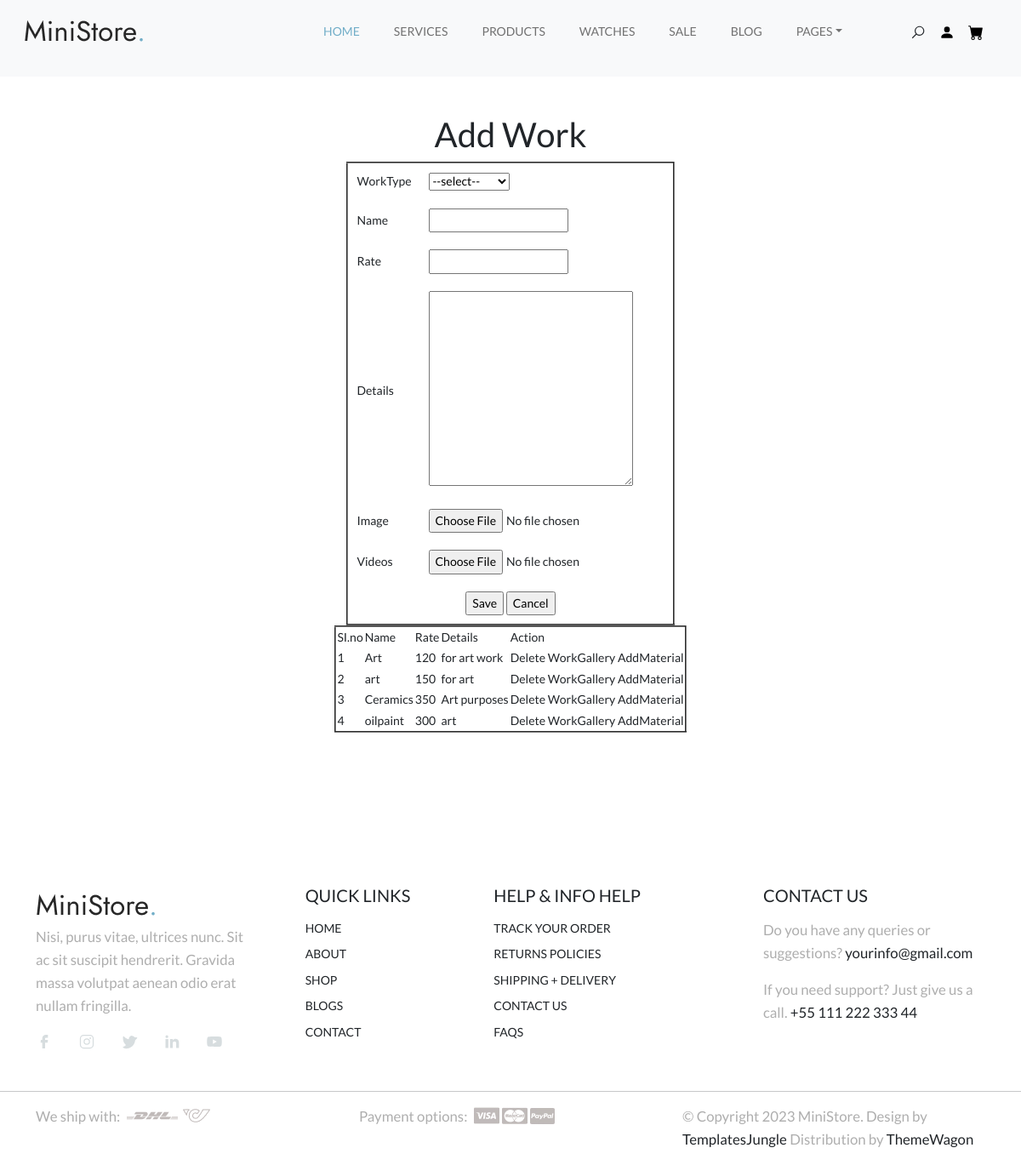
Page /Seller/AddWork/ (signed in) on the committed database.
### Seller/models.py (models this page shows)
class tbl_work(models.Model):
    name=models.CharField(max_length=50)
    rate=models.CharField(max_length=50)
    details=models.CharField(max_length=50)
    image=models.FileField(upload_to="MemberDocs/")
    video=models.FileField(upload_to="MemberDocs")
    seller=models.ForeignKey(tbl_seller,on_delete=models.CASCADE)
    worktype=models.ForeignKey(tbl_worktype,on_delete=models.CASCADE)

### Seller/views.py (the view)
# urls.py: path('AddWork/',views.addwork,name="AddWork"),
def addwork(request):
    sdata=tbl_seller.objects.get(id=request.session['sid'])
    worktypedata=tbl_worktype.objects.all()
    workdata=tbl_work.objects.filter(seller=sdata)
    if request.method=="POST":
        wdata=tbl_worktype.objects.get(id=request.POST.get('select_work'))
        tbl_work.objects.create(worktype=wdata,name=request.POST.get('txt_name'),rate=request.POST.get('txt_rate'),details=request.POST.get('txt_det'),image=request.FILES.get('txt_pic'),video=request.FILES.get('txt_vid'),seller=sdata)
        return render(request,"Seller/AddWork.html",{'worktypedata':worktypedata,'workdata':workdata})
    else:
        return render(request,"Seller/AddWork.html",{'worktypedata':worktypedata,'workdata':workdata})

### Seller/Templates/Seller/AddWork.html (shortened to what this page needs)
{% extends 'Seller/header.html' %}
{% load static %}
{% block content %}
<!DOCTYPE html>
<html lang="en">
<head>
</head>
<body>
    <center><h1>Add Work</h1></center>
    <form method="POST" action="" enctype="multipart/form-data">
         <table border="2" align="center" cellpadding="10">
            <tr>
                <td>WorkType</td>
                <td><select name="select_work" id="sel_work">
                    <option value="">--select--</option>
                    </select></td>
            </tr>
            <tr>
                <td>Name</td>
                <td><input type="text" name="txt_name" id=""></td>
            </tr>
            <tr>
                <td>Rate</td>
                <td><input type="text" name="txt_rate" id=""></td>
            </tr>
            <tr>
                <td>Details</td>
                <td><textarea name="txt_det" id="" cols="30" rows="10"></textarea></td>
            </tr>
            <tr>
                <td>Image</td>
                <td><input type="file" name="txt_pic" id=""></td>
            </tr>
            <tr>
                <td>Videos</td>
                <td><input type="file" name="txt_vid" id=""></td>
            </tr>
            <tr>
                <td colspan="2" align="center"><input type="submit" name="" id="" value="Save">
                    <input type="reset" name=""  id="" value="Cancel"></td>
            </tr>
         </table>
    </form>
    <table border="2" align="center">
        <tr>
            <td>SI.no</td>
            <td>Name</td>
            <td>Rate</td>
            <td>Details</td>
            <td>Action</td>
        </tr>
        <tr>
            {% for i in workdata %}
            <td>{{forloop.counter}}</td>
            <td>{{i.name}}</td>
            <td>{{i.rate}}</td>
            <td>{{i.details}}</td>
            <td><a href="{% url 'Seller:deletework' i.id %}">Delete</a>
                <a href="{% url 'Seller:WorkGallery' i.id %}">WorkGallery</a>
                <a href="{% url 'Seller:AddMaterial' i.id %}">AddMaterial</a>
            </td>
        </tr>
        {% endfor %}
        </table>
</body>
</html>
{% endblock content %}

### Guest/static/Main/style.css (style rules this page uses)
:root { --accent-color: #717171; --white-color: #fff; --black-color: #000; --gray-color: #F3F3F3; --gray-color-300: #D8D8D8; --gray-color-500: #AEAEAE; --gray-color-800: #3A3A3A; --light-gray-color: #D7DDDF; --primary-color: #72AEC8; --bs-primary-rgb: 114,174,200; --light-color: #f8f9fa; --dark-color: #212529; --light-blue-color: #EDF1F3; --navbar-color-color: #131814; --swiper-theme-color: #4A4A4A; --swiper-pagination-color: #4A4A4A; }
:root { --body-font : "Lato", sans-serif; --heading-font : "Jost", sans-serif; }
*, *::before, *::after { -webkit-box-sizing: border-box; -moz-box-sizing: border-box; box-sizing: border-box; }
html { box-sizing: border-box; }
body { font-family: var(--body-font); font-size: 14px; font-weight: 500; line-height: 1.6; margin: 0; }
a { color: var(--dark-color); text-decoration: none; transition: 0.3s color ease-out; }

### rows in the picture
tbl_work: name "Art", rate "120", details "for art work"
tbl_work: name "art", rate "150", details "for art"
tbl_work: name "Ceramics", rate "350", details "Art purposes"
tbl_work: name "oilpaint", rate "300", details "art"
